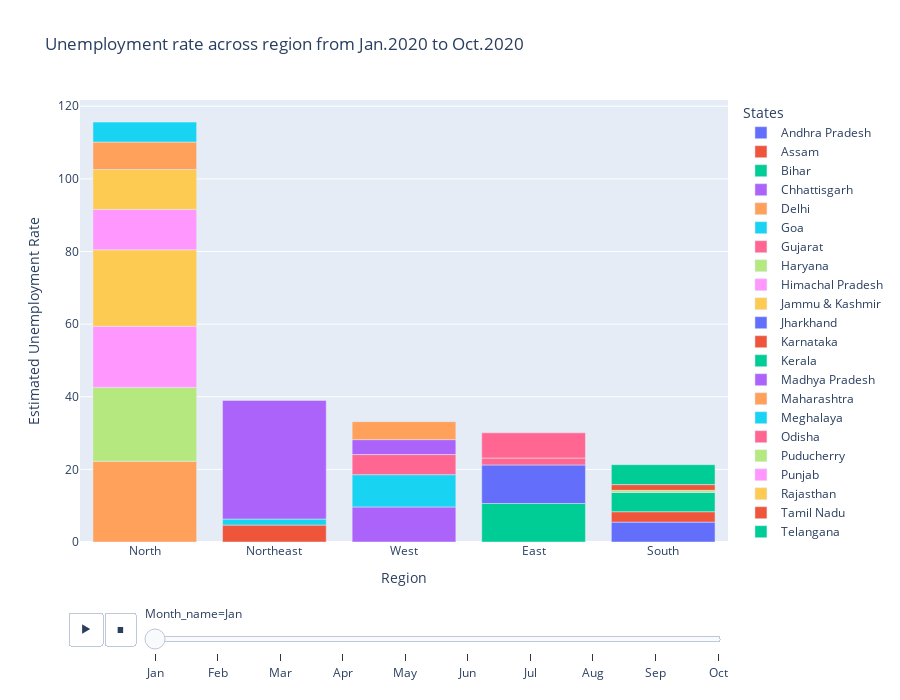

Notebook code cell kept with this figure:
### Code cell
# Create an animated bar chart of unemployment rates by region and month

fig = px.bar(df, x='Region', y='Estimated Unemployment Rate', animation_frame='Month_name', color='States',
             title='Unemployment rate across region from Jan.2020 to Oct.2020', height=700, template='plotly')
fig.update_layout(xaxis={'categoryorder': 'total descending'})
fig.layout.updatemenus[0].buttons[0].args[1]["frame"]["duration"] = 2000
fig.show()

### Figure 1 — Plotly figure (JSON) as saved in the notebook; plotly's stock layout.template omitted (floating-point values rounded to 4 significant figures)
{"data": [{"alignmentgroup": "True", "hovertemplate": "States=Andhra Pradesh<br>Month_name=Jan<br>Region=%{x}<br>Estimated Unemployment Rate=%{y}<extra></extra>", "legendgroup": "Andhra Pradesh", "marker": {"color": "#636efa", "pattern": {"shape": ""}}, "name": "Andhra Pradesh", "offsetgroup": "Andhra Pradesh", "orientation": "v", "showlegend": true, "textposition": "auto", "type": "bar", "x": ["South"], "xaxis": "x", "y": [5.48], "yaxis": "y"}, {"alignmentgroup": "True", "hovertemplate": "States=Assam<br>Month_name=Jan<br>Region=%{x}<br>Estimated Unemployment Rate=%{y}<extra></extra>", "legendgroup": "Assam", "marker": {"color": "#EF553B", "pattern": {"shape": ""}}, "name": "Assam", "offsetgroup": "Assam", "orientation": "v", "showlegend": true, "textposition": "auto", "type": "bar", "x": ["Northeast"], "xaxis": "x", "y": [4.66], "yaxis": "y"}, {"alignmentgroup": "True", "hovertemplate": "States=Bihar<br>Month_name=Jan<br>Region=%{x}<br>Estimated Unemployment Rate=%{y}<extra></extra>", "legendgroup": "Bihar", "marker": {"color": "#00cc96", "pattern": {"shape": ""}}, "name": "Bihar", "offsetgroup": "Bihar", "orientation": "v", "showlegend": true, "textposition": "auto", "type": "bar", "x": ["East"], "xaxis": "x", "y": [10.61], "yaxis": "y"}, {"alignmentgroup": "True", "hovertemplate": "States=Chhattisgarh<br>Month_name=Jan<br>Region=%{x}<br>Estimated Unemployment Rate=%{y}<extra></extra>", "legendgroup": "Chhattisgarh", "marker": {"color": "#ab63fa", "pattern": {"shape": ""}}, "name": "Chhattisgarh", "offsetgroup": "Chhattisgarh", "orientation": "v", "showlegend": true, "textposition": "auto", "type": "bar", "x": ["West"], "xaxis": "x", "y": [9.65], "yaxis": "y"}, {"alignmentgroup": "True", "hovertemplate": "States=Delhi<br>Month_name=Jan<br>Region=%{x}<br>Estimated Unemployment Rate=%{y}<extra></extra>", "legendgroup": "Delhi", "marker": {"color": "#FFA15A", "pattern": {"shape": ""}}, "name": "Delhi", "offsetgroup": "Delhi", "orientation": "v", "showlegend": true, "textposition": "auto", "type": "bar", "x": ["North"], "xaxis": "x", "y": [22.23], "yaxis": "y"}, {"alignmentgroup": "True", "hovertemplate": "States=Goa<br>Month_name=Jan<br>Region=%{x}<br>Estimated Unemployment Rate=%{y}<extra></extra>", "legendgroup": "Goa", "marker": {"color": "#19d3f3", "pattern": {"shape": ""}}, "name": "Goa", "offsetgroup": "Goa", "orientation": "v", "showlegend": true, "textposition": "auto", "type": "bar", "x": ["West"], "xaxis": "x", "y": [8.89], "yaxis": "y"}, {"alignmentgroup": "True", "hovertemplate": "States=Gujarat<br>Month_name=Jan<br>Region=%{x}<br>Estimated Unemployment Rate=%{y}<extra></extra>", "legendgroup": "Gujarat", "marker": {"color": "#FF6692", "pattern": {"shape": ""}}, "name": "Gujarat", "offsetgroup": "Gujarat", "orientation": "v", "showlegend": true, "textposition": "auto", "type": "bar", "x": ["West"], "xaxis": "x", "y": [5.54], "yaxis": "y"}, {"alignmentgroup": "True", "hovertemplate": "States=Haryana<br>Month_name=Jan<br>Region=%{x}<br>Estimated Unemployment Rate=%{y}<extra></extra>", "legendgroup": "Haryana", "marker": {"color": "#B6E880", "pattern": {"shape": ""}}, "name": "Haryana", "offsetgroup": "Haryana", "orientation": "v", "showlegend": true, "textposition": "auto", "type": "bar", "x": ["North"], "xaxis": "x", "y": [20.34], "yaxis": "y"}, {"alignmentgroup": "True", "hovertemplate": "States=Himachal Pradesh<br>Month_name=Jan<br>Region=%{x}<br>Estimated Unemployment Rate=%{y}<extra></extra>", "legendgroup": "Himachal Pradesh", "marker": {"color": "#FF97FF", "pattern": {"shape": ""}}, "name": "Himachal Pradesh", "offsetgroup": "Himachal Pradesh", "orientation": "v", "showlegend": true, "textposition": "auto", "type": "bar", "x": ["North"], "xaxis": "x", "y": [16.83], "yaxis": "y"}, {"alignmentgroup": "True", "hovertemplate": "States=Jammu & Kashmir<br>Month_name=Jan<br>Region=%{x}<br>Estimated Unemployment Rate=%{y}<extra></extra>", "legendgroup": "Jammu & Kashmir", "marker": {"color": "#FECB52", "pattern": {"shape": ""}}, "name": "Jammu & Kashmir", "offsetgroup": "Jammu & Kashmir", "orientation": "v", "showlegend": true, "textposition": "auto", "type": "bar", "x": ["North"], "xaxis": "x", "y": [21.08], "yaxis": "y"}, {"alignmentgroup": "True", "hovertemplate": "States=Jharkhand<br>Month_name=Jan<br>Region=%{x}<br>Estimated Unemployment Rate=%{y}<extra></extra>", "legendgroup": "Jharkhand", "marker": {"color": "#636efa", "pattern": {"shape": ""}}, "name": "Jharkhand", "offsetgroup": "Jharkhand", "orientation": "v", "showlegend": true, "textposition": "auto", "type": "bar", "x": ["East"], "xaxis": "x", "y": [10.61], "yaxis": "y"}, {"alignmentgroup": "True", "hovertemplate": "States=Karnataka<br>Month_name=Jan<br>Region=%{x}<br>Estimated Unemployment Rate=%{y}<extra></extra>", "legendgroup": "Karnataka", "marker": {"color": "#EF553B", "pattern": {"shape": ""}}, "name": "Karnataka", "offsetgroup": "Karnataka", "orientation": "v", "showlegend": true, "textposition": "auto", "type": "bar", "x": ["South"], "xaxis": "x", "y": [2.86], "yaxis": "y"}, {"alignmentgroup": "True", "hovertemplate": "States=Kerala<br>Month_name=Jan<br>Region=%{x}<br>Estimated Unemployment Rate=%{y}<extra></extra>", "legendgroup": "Kerala", "marker": {"color": "#00cc96", "pattern": {"shape": ""}}, "name": "Kerala", "offsetgroup": "Kerala", "orientation": "v", "showlegend": true, "textposition": "auto", "type": "bar", "x": ["South"], "xaxis": "x", "y": [5.31], "yaxis": "y"}, {"alignmentgroup": "True", "hovertemplate": "States=Madhya Pradesh<br>Month_name=Jan<br>Region=%{x}<br>Estimated Unemployment Rate=%{y}<extra></extra>", "legendgroup": "Madhya Pradesh", "marker": {"color": "#ab63fa", "pattern": {"shape": ""}}, "name": "Madhya Pradesh", "offsetgroup": "Madhya Pradesh", "orientation": "v", "showlegend": true, "textposition": "auto", "type": "bar", "x": ["West"], "xaxis": "x", "y": [4.11], "yaxis": "y"}, {"alignmentgroup": "True", "hovertemplate": "States=Maharashtra<br>Month_name=Jan<br>Region=%{x}<br>Estimated Unemployment Rate=%{y}<extra></extra>", "legendgroup": "Maharashtra", "marker": {"color": "#FFA15A", "pattern": {"shape": ""}}, "name": "Maharashtra", "offsetgroup": "Maharashtra", "orientation": "v", "showlegend": true, "textposition": "auto", "type": "bar", "x": ["West"], "xaxis": "x", "y": [4.95], "yaxis": "y"}, {"alignmentgroup": "True", "hovertemplate": "States=Meghalaya<br>Month_name=Jan<br>Region=%{x}<br>Estimated Unemployment Rate=%{y}<extra></extra>", "legendgroup": "Meghalaya", "marker": {"color": "#19d3f3", "pattern": {"shape": ""}}, "name": "Meghalaya", "offsetgroup": "Meghalaya", "orientation": "v", "showlegend": true, "textposition": "auto", "type": "bar", "x": ["Northeast"], "xaxis": "x", "y": [1.66], "yaxis": "y"}, {"alignmentgroup": "True", "hovertemplate": "States=Odisha<br>Month_name=Jan<br>Region=%{x}<br>Estimated Unemployment Rate=%{y}<extra></extra>", "legendgroup": "Odisha", "marker": {"color": "#FF6692", "pattern": {"shape": ""}}, "name": "Odisha", "offsetgroup": "Odisha", "orientation": "v", "showlegend": true, "textposition": "auto", "type": "bar", "x": ["East"], "xaxis": "x", "y": [1.9], "yaxis": "y"}, {"alignmentgroup": "True", "hovertemplate": "States=Puducherry<br>Month_name=Jan<br>Region=%{x}<br>Estimated Unemployment Rate=%{y}<extra></extra>", "legendgroup": "Puducherry", "marker": {"color": "#B6E880", "pattern": {"shape": ""}}, "name": "Puducherry", "offsetgroup": "Puducherry", "orientation": "v", "showlegend": true, "textposition": "auto", "type": "bar", "x": ["South"], "xaxis": "x", "y": [0.58], "yaxis": "y"}, {"alignmentgroup": "True", "hovertemplate": "States=Punjab<br>Month_name=Jan<br>Region=%{x}<br>Estimated Unemployment Rate=%{y}<extra></extra>", "legendgroup": "Punjab", "marker": {"color": "#FF97FF", "pattern": {"shape": ""}}, "name": "Punjab", "offsetgroup": "Punjab", "orientation": "v", "showlegend": true, "textposition": "auto", "type": "bar", "x": ["North"], "xaxis": "x", "y": [11.11], "yaxis": "y"}, {"alignmentgroup": "True", "hovertemplate": "States=Rajasthan<br>Month_name=Jan<br>Region=%{x}<br>Estimated Unemployment Rate=%{y}<extra></extra>", "legendgroup": "Rajasthan", "marker": {"color": "#FECB52", "pattern": {"shape": ""}}, "name": "Rajasthan", "offsetgroup": "Rajasthan", "orientation": "v", "showlegend": true, "textposition": "auto", "type": "bar", "x": ["North"], "xaxis": "x", "y": [10.97], "yaxis": "y"}, {"alignmentgroup": "True", "hovertemplate": "States=Tamil Nadu<br>Month_name=Jan<br>Region=%{x}<br>Estimated Unemployment Rate=%{y}<extra></extra>", "legendgroup": "Tamil Nadu", "marker": {"color": "#EF553B", "pattern": {"shape": ""}}, "name": "Tamil Nadu", "offsetgroup": "Tamil Nadu", "orientation": "v", "showlegend": true, "textposition": "auto", "type": "bar", "x": ["South"], "xaxis": "x", "y": [1.57], "yaxis": "y"}, {"alignmentgroup": "True", "hovertemplate": "States=Telangana<br>Month_name=Jan<br>Region=%{x}<br>Estimated Unemployment Rate=%{y}<extra></extra>", "legendgroup": "Telangana", "marker": {"color": "#00cc96", "pattern": {"shape": ""}}, "name": "Telangana", "offsetgroup": "Telangana", "orientation": "v", "showlegend": true, "textposition": "auto", "type": "bar", "x": ["South"], "xaxis": "x", "y": [5.49], "yaxis": "y"}, {"alignmentgroup": "True", "hovertemplate": "States=Tripura<br>Month_name=Jan<br>Region=%{x}<br>Estimated Unemployment Rate=%{y}<extra></extra>", "legendgroup": "Tripura", "marker": {"color": "#ab63fa", "pattern": {"shape": ""}}, "name": "Tripura", "offsetgroup": "Tripura", "orientation": "v", "showlegend": true, "textposition": "auto", "type": "bar", "x": ["Northeast"], "xaxis": "x", "y": [32.67], "yaxis": "y"}, {"alignmentgroup": "True", "hovertemplate": "States=Uttar Pradesh<br>Month_name=Jan<br>Region=%{x}<br>Estimated Unemployment Rate=%{y}<extra></extra>", "legendgroup": "Uttar Pradesh", "marker": {"color": "#FFA15A", "pattern": {"shape": ""}}, "name": "Uttar Pradesh", "offsetgroup": "Uttar Pradesh", "orientation": "v", "showlegend": true, "textposition": "auto", "type": "bar", "x": ["North"], "xaxis": "x", "y": [7.58], "yaxis": "y"}, {"alignmentgroup": "True", "hovertemplate": "States=Uttarakhand<br>Month_name=Jan<br>Region=%{x}<br>Estimated Unemployment Rate=%{y}<extra></extra>", "legendgroup": "Uttarakhand", "marker": {"color": "#19d3f3", "pattern": {"shape": ""}}, "name": "Uttarakhand", "offsetgroup": "Uttarakhand", "orientation": "v", "showlegend": true, "textposition": "auto", "type": "bar", "x": ["North"], "xaxis": "x", "y": [5.49], "yaxis": "y"}, {"alignmentgroup": "True", "hovertemplate": "States=West Bengal<br>Month_name=Jan<br>Region=%{x}<br>Estimated Unemployment Rate=%{y}<extra></extra>", "legendgroup": "West Bengal", "marker": {"color": "#FF6692", "pattern": {"shape": ""}}, "name": "West Bengal", "offsetgroup": "West Bengal", "orientation": "v", "showlegend": true, "textposition": "auto", "type": "bar", "x": ["East"], "xaxis": "x", "y": [6.94], "yaxis": "y"}], "layout": {"barmode": "relative", "height": 700, "legend": {"title": {"text": "States"}, "tracegroupgap": 0}, "sliders": [{"active": 0, "currentvalue": {"prefix": "Month_name="}, "len": 0.9, "pad": {"b": 10, "t": 60}, "steps": [{"args": [["Jan"], {"frame": {"duration": 0, "redraw": true}, "fromcurrent": true, "mode": "immediate", "transition": {"duration": 0, "easing": "linear"}}], "label": "Jan", "method": "animate"}, {"args": [["Feb"], {"frame": {"duration": 0, "redraw": true}, "fromcurrent": true, "mode": "immediate", "transition": {"duration": 0, "easing": "linear"}}], "label": "Feb", "method": "animate"}, {"args": [["Mar"], {"frame": {"duration": 0, "redraw": true}, "fromcurrent": true, "mode": "immediate", "transition": {"duration": 0, "easing": "linear"}}], "label": "Mar", "method": "animate"}, {"args": [["Apr"], {"frame": {"duration": 0, "redraw": true}, "fromcurrent": true, "mode": "immediate", "transition": {"duration": 0, "easing": "linear"}}], "label": "Apr", "method": "animate"}, {"args": [["May"], {"frame": {"duration": 0, "redraw": true}, "fromcurrent": true, "mode": "immediate", "transition": {"duration": 0, "easing": "linear"}}], "label": "May", "method": "animate"}, {"args": [["Jun"], {"frame": {"duration": 0, "redraw": true}, "fromcurrent": true, "mode": "immediate", "transition": {"duration": 0, "easing": "linear"}}], "label": "Jun", "method": "animate"}, {"args": [["Jul"], {"frame": {"duration": 0, "redraw": true}, "fromcurrent": true, "mode": "immediate", "transition": {"duration": 0, "easing": "linear"}}], "label": "Jul", "method": "animate"}, {"args": [["Aug"], {"frame": {"duration": 0, "redraw": true}, "fromcurrent": true, "mode": "immediate", "transition": {"duration": 0, "easing": "linear"}}], "label": "Aug", "method": "animate"}, {"args": [["Sep"], {"frame": {"duration": 0, "redraw": true}, "fromcurrent": true, "mode": "immediate", "transition": {"duration": 0, "easing": "linear"}}], "label": "Sep", "method": "animate"}, {"args": [["Oct"], {"frame": {"duration": 0, "redraw": true}, "fromcurrent": true, "mode": "immediate", "transition": {"duration": 0, "easing": "linear"}}], "label": "Oct", "method": "animate"}], "x": 0.1, "xanchor": "left", "y": 0, "yanchor": "top"}], "title": {"text": "Unemployment rate across region from Jan.2020 to Oct.2020"}, "updatemenus": [{"buttons": [{"args": [null, {"frame": {"duration": 2000, "redraw": true}, "fromcurrent": true, "mode": "immediate", "transition": {"duration": 500, "easing": "linear"}}], "label": "&#9654;", "method": "animate"}, {"args": [[null], {"frame": {"duration": 0, "redraw": true}, "fromcurrent": true, "mode": "immediate", "transition": {"duration": 0, "easing": "linear"}}], "label": "&#9724;", "method": "animate"}], "direction": "left", "pad": {"r": 10, "t": 70}, "showactive": false, "type": "buttons", "x": 0.1, "xanchor": "right", "y": 0, "yanchor": "top"}], "xaxis": {"anchor": "y", "categoryorder": "total descending", "domain": [0, 1], "title": {"text": "Region"}}, "yaxis": {"anchor": "x", "domain": [0, 1], "title": {"text": "Estimated Unemployment Rate"}}}}
